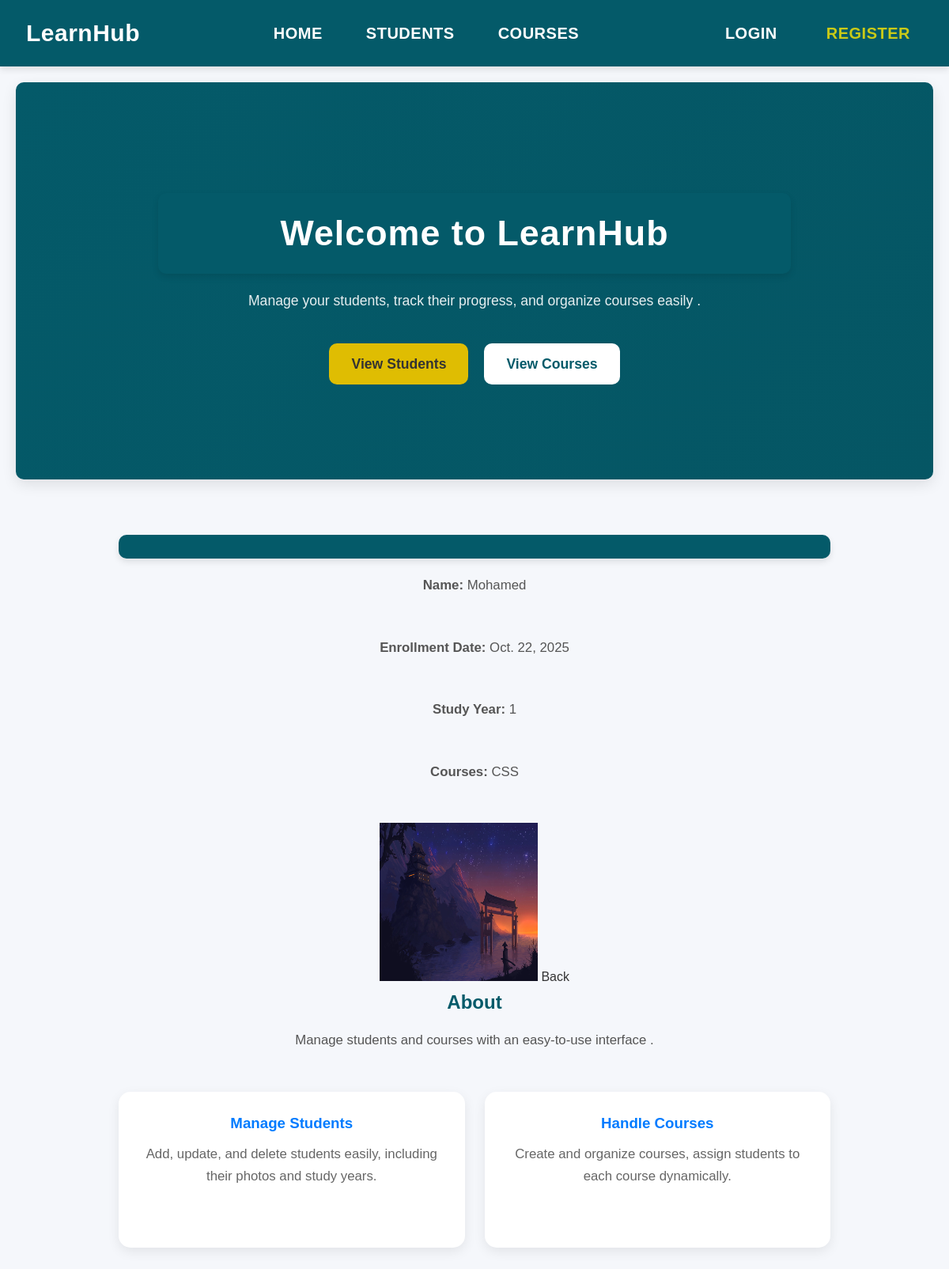
Page /student/student_view/4/ on the earlier database version.
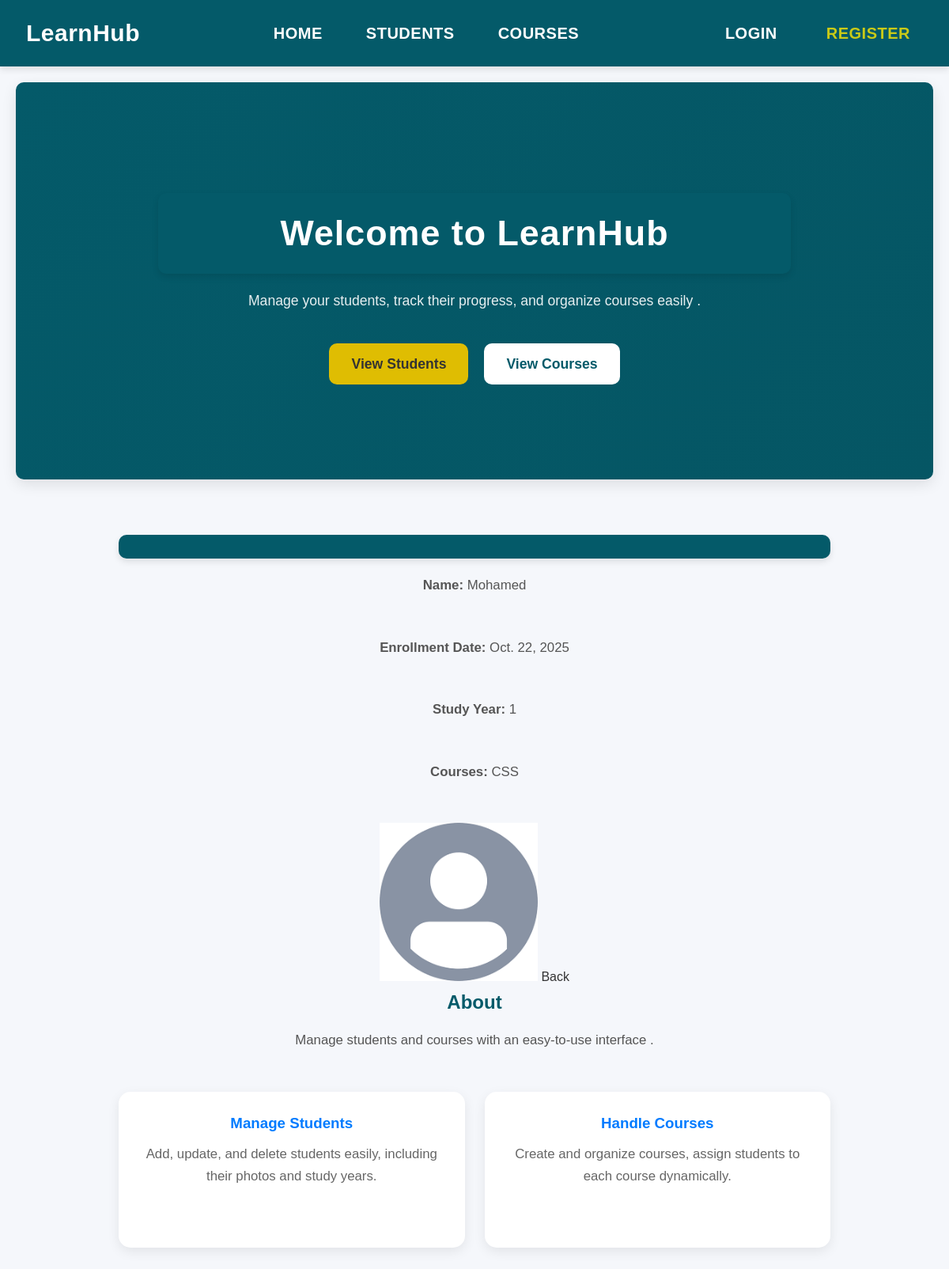
Same page on the later database version.
### student/models.py (models this page shows, shortened)
class Student(models.Model):
    name = models.CharField(max_length=30)
    study_year= models.IntegerField()
    enrollment_date = models.DateField()
    image = models.ImageField(upload_to='students_images/', blank=True, null=True)  # ← الصورة
    courses = models.ManyToManyField('course.Course')  # ←  العلاقة m:n
    def get_courses(self):
        return ", ".join([course.name for course in self.courses.all()])
    get_courses.short_description = 'Courses'
    get_courses.admin_order_field = 'courses'

### course/models.py (models this page shows, shortened)
class Course(models.Model):
    name=models.CharField(max_length=100)
    code=models.CharField(max_length=10)
    description=models.TextField()

### student/views.py (the view)
# urls.py: path('student_view/<int:id>/',view_student,name="view_student"),
def view_student(request, id):
    student = Student.objects.get(id=id)
    return render(request, 'student/view_student.html', {'student': student})

### student/templates/student/view_student.html
{% extends "Home.html" %}
{% block content %}
<h1>{{ title }}</h1>
<p><strong>Name:</strong> {{ student.name }}</p>
<p><strong>Enrollment Date:</strong> {{ student.enrollment_date }}</p>
<p><strong>Study Year:</strong> {{ student.study_year }}</p>
<p><strong>Courses:</strong> {{ student.get_courses }}</p>
{% if student.image %}
    <img src="{{ student.image.url }}" alt="{{ student.name }}" width="200" height="200">
{% else %}
    <p>No image uploaded</p>
{% endif %}
<a href="{% url 'studHome' %}">Back</a>
{% endblock %}

Differences in the rows shown:
changed Student "Mohamed": image: a different picture
